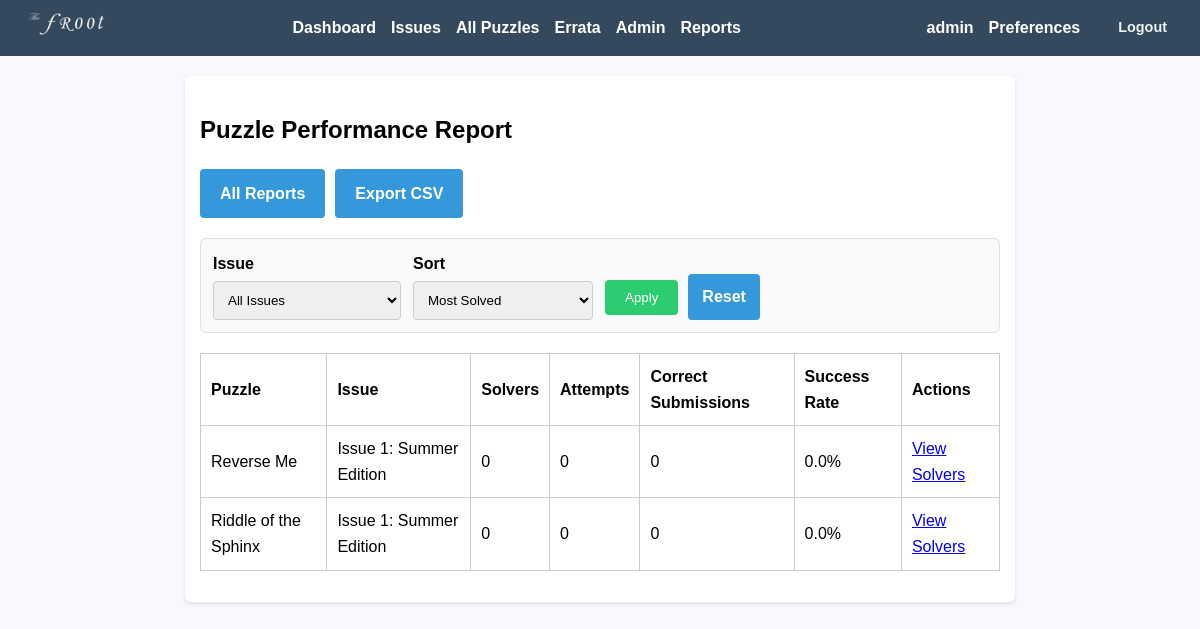
Page /admin/reports/puzzles (signed in) on the earlier database version.
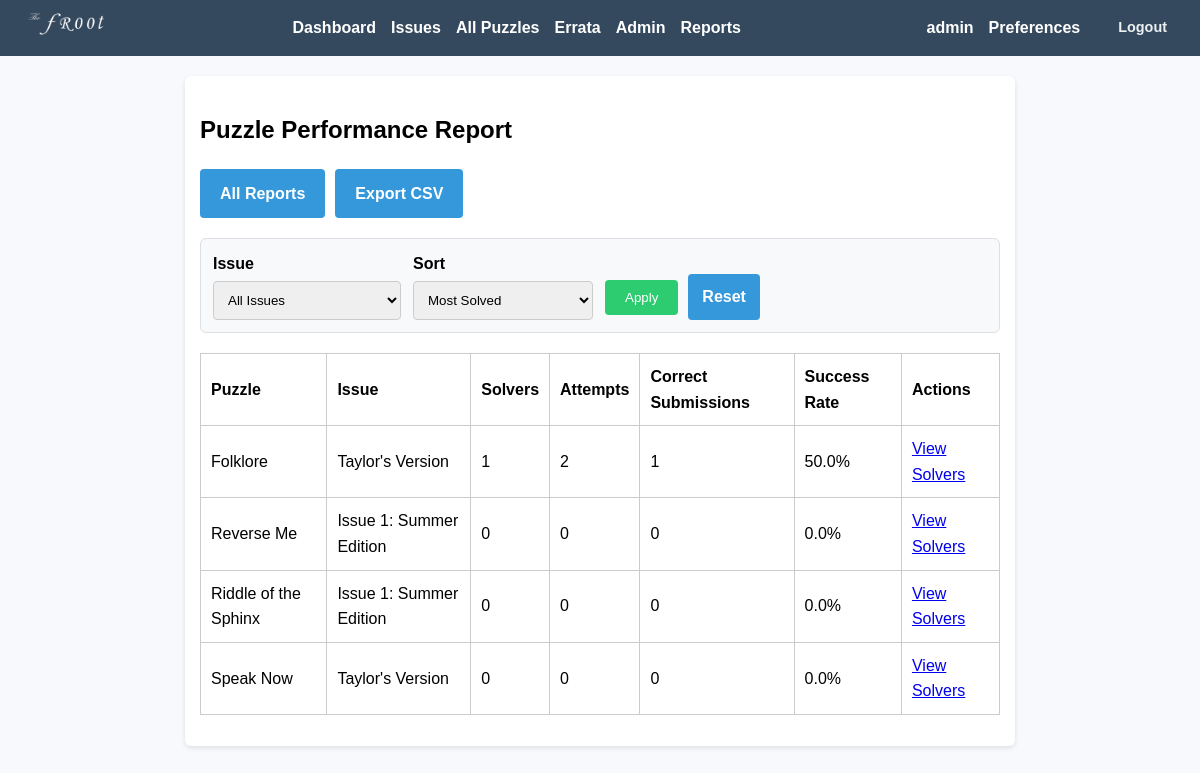
Same page on the later database version.
### app/models.py (models this page shows, shortened)
class User(UserMixin, db.Model):
    id = db.Column(db.Integer, primary_key=True)
    username = db.Column(db.String(150), unique=True, nullable=False)
    email = db.Column(db.String(150), unique=True, nullable=False)
    display_name = db.Column(db.String(150), nullable=True)
    password_hash = db.Column(db.String(200), nullable=False)
    is_admin = db.Column(db.Boolean, default=False)
    email_notifications = db.Column(db.Boolean, default=True)
    notify_new_issues = db.Column(db.Boolean, default=True)
    notify_new_hints = db.Column(db.Boolean, default=True)
    submissions = db.relationship('Submission', backref='user', lazy=True)

class Puzzle(db.Model):
    id = db.Column(db.Integer, primary_key=True)
    title = db.Column(db.String(200), nullable=False)
    description = db.Column(db.Text, nullable=False)
    answer_hash = db.Column(db.String(200), nullable=False)
    correct_response = db.Column(db.Text, nullable=True)
    incorrect_response = db.Column(db.Text, nullable=True)
    created_at = db.Column(db.DateTime, default=lambda: datetime.now(timezone.utc))
    issue_id = db.Column(db.Integer, db.ForeignKey('issue.id'), nullable=True)
    hints = db.relationship('Hint', backref='puzzle', lazy=True)
    submissions = db.relationship('Submission', backref='puzzle', lazy=True)
    response_rules = db.relationship('PuzzleAnswerRule', backref='puzzle', lazy=True, cascade='all, delete-orphan')

class Issue(db.Model):
    id = db.Column(db.Integer, primary_key=True)
    title = db.Column(db.String(200), nullable=False)
    description = db.Column(db.Text, nullable=True)
    pdf_filename = db.Column(db.String(200), nullable=True)
    answer_pdf_filename = db.Column(db.String(200), nullable=True)
    available_date = db.Column(db.DateTime(timezone=True), nullable=False, default=lambda: datetime.now(timezone.utc))
    puzzles = db.relationship('Puzzle', backref='issue', lazy=True)

### app/routes.py (the view)
@admin_bp.route('/reports/puzzles')
@login_required
@admin_required
def report_puzzles():
    selected_issue_id = _parse_optional_int(request.args.get('issue_id'))
    selected_sort = request.args.get('sort', 'most_solved')
    issues = Issue.query.order_by(Issue.title.asc()).all()
    puzzle_rows = get_puzzle_report_rows(issue_id=selected_issue_id, sort=selected_sort)
    return render_template(
        'admin_report_puzzles.html',
        puzzle_rows=puzzle_rows,
        issues=issues,
        selected_issue_id=selected_issue_id,
        selected_sort=selected_sort,
    )

### app/admin_utils.py (called while the page is built)
def admin_required(f):
    @wraps(f)
    def decorated_function(*args, **kwargs):
        if not current_user.is_authenticated or not current_user.is_admin:
            abort(403)
        return f(*args, **kwargs)
    return decorated_function

### app/reporting.py (called while the page is built)
def _safe_percentage(numerator, denominator):
    if denominator <= 0:
        return 0.0
    return (numerator / denominator) * 100

### app/routes.py (called while the page is built)
def _parse_optional_int(value):
    if value in (None, "", "0"):
        return None
    try:
        return int(value)
    except (TypeError, ValueError):
        return None

### app/templates/admin_report_puzzles.html (shortened to what this page needs)
{% extends "base.html" %}
{% block content %}
<h2>Puzzle Performance Report</h2>
<div class="admin-header">
    <a href="{{ url_for('admin.reports_index') }}" class="action-btn">All Reports</a>
    <a href="{{ url_for('admin.report_puzzles_export', issue_id=selected_issue_id, sort=selected_sort) }}" class="action-btn">Export CSV</a>
</div>
<form method="get" class="report-filters">
    <div class="filter-group">
        <label for="issue_id">Issue</label>
        <select id="issue_id" name="issue_id">
            <option value="">All Issues</option>
        </select>
    </div>
    <div class="filter-group">
        <label for="sort">Sort</label>
        <select id="sort" name="sort">
            <option value="most_solved" {% if selected_sort == 'most_solved' %}selected{% endif %}>Most Solved</option>
        </select>
    </div>
    <div class="filter-actions">
        <button type="submit">Apply</button>
        <a href="{{ url_for('admin.report_puzzles') }}" class="action-btn">Reset</a>
    </div>
</form>
<table>
    <tr>
        <th>Puzzle</th>
        <th>Issue</th>
        <th>Solvers</th>
        <th>Attempts</th>
        <th>Correct Submissions</th>
        <th>Success Rate</th>
        <th>Actions</th>
    </tr>
    {% for row in puzzle_rows %}
    <tr>
        <td>{{ row.puzzle_title }}</td>
        <td>{{ row.issue_title or 'Unassigned' }}</td>
        <td>{{ row.solve_count }}</td>
        <td>{{ row.attempt_count }}</td>
        <td>{{ row.correct_submission_count }}</td>
        <td>{{ "%.1f"|format(row.success_rate) }}%</td>
        <td><a href="{{ url_for('admin.report_puzzle_detail', puzzle_id=row.puzzle_id) }}">View Solvers</a></td>
    </tr>
    {% endfor %}
</table>
{% endblock %}

### app/templates/base.html (shortened to what this page needs)
<!DOCTYPE html>
<html>
<head>
    <link rel="stylesheet" href="{{ url_for('static', filename='style.css') }}">
</head>
<body>
  <nav>
    <div class="nav-content">
      <div class="nav-logo">
        <img src="{{ url_for('static', filename='img/logo.png') }}" alt="Logo">
      </div>
      <div class="nav-links">
        {% if current_user.is_authenticated %}
            <a href="{{ url_for('puzzle.user_dashboard') }}">Dashboard</a>
            <a href="{{ url_for('puzzle.list_issues') }}">Issues</a>
            <a href="{{ url_for('puzzle.list_puzzles') }}">All Puzzles</a>
            <a href="{{ url_for('puzzle.errata_list') }}">Errata</a>
            {% if current_user.is_admin %}
                <a href="{{ url_for('admin.dashboard') }}">Admin</a>
                <a href="{{ url_for('admin.reports_index') }}">Reports</a>
            {% endif %}
        {% else %}
            <a href="{{ url_for('main.index') }}">Home</a>
            <a href="{{ url_for('puzzle.errata_list') }}">Errata</a>
            <a href="{{ url_for('auth.login') }}">Login</a>
            <a href="{{ url_for('auth.register') }}">Register</a>
        {% endif %}
      </div>
      {% if current_user.is_authenticated %}
        <div class="user-profile">
          <div class="user-info">
            <span class="user-name">{{ current_user.username }}</span>
            <a href="{{ url_for('auth.preferences') }}" class="preferences-link">Preferences</a>
            <a href="{{ url_for('auth.logout') }}" class="logout-link">Logout</a>
          </div>
        </div>
      {% endif %}
    </div>
</nav>
  <div class="container">
        {% block content %}{% endblock %}
    </div>
</body>
</html>

### app/static/style.css (style rules this page uses)
body { font-family: Arial, sans-serif; background-color: #f7f9fc; margin: 0; padding: 0; line-height: 1.6; }
nav { background-color: #34495e; padding: 10px; color: white; }
.nav-content { display: flex; justify-content: space-between; align-items: center; gap: 20px; }
.nav-links { display: flex; align-items: center; }
nav a { color: white; margin-right: 15px; text-decoration: none; font-weight: bold; }
.nav-logo img { height: 28px; width: auto; }
.user-profile { display: flex; align-items: center; }
.user-info { display: flex; align-items: center; gap: 15px; }
.user-name { color: white; font-weight: bold; }
.logout-link { color: #ecf0f1; text-decoration: none; font-size: 0.9em; padding: 4px 8px; border-radius: 4px; transition: background-color 0.3s ease; }
.container { max-width: 800px; margin: 20px auto; padding: 15px; background-color: white; border-radius: 6px; box-shadow: 0 2px 5px rgba(0, 0, 0, 0.1); }
table { width: 100%; border-collapse: collapse; margin: 1em 0; }
table, th, td { border: 1px solid #ccc; }
th, td { padding: 10px; text-align: left; }
form input[type="text"], form textarea, form input[type="email"], form input[type="password"], form select { width: 100%; padding: 10px; margin-bottom: 10px; border: 1px solid #ccc; border-radius: 4px; }
form input[type="submit"], form button { padding: 10px 20px; background-color: #2ecc71; color: white; border: none; border-radius: 4px; cursor: pointer; }
.action-btn { display: inline-block; padding: 12px 20px; background-color: #3498db; color: white; text-decoration: none; border-radius: 4px; text-align: center; font-weight: bold; transition: background-color 0.3s; }
.admin-header { margin-bottom: 20px; display: flex; gap: 10px; align-items: center; }
.report-filters { display: flex; flex-wrap: wrap; gap: 12px; align-items: end; margin: 15px 0 20px 0; padding: 12px; border: 1px solid #dcdfe3; border-radius: 6px; background: #f8f9fa; }
.filter-group { display: flex; flex-direction: column; min-width: 180px; }
.filter-group label { font-weight: 600; margin-bottom: 4px; }
.filter-group select { margin-bottom: 0; }
.filter-actions { display: flex; gap: 10px; align-items: center; }
.filter-actions .action-btn { padding: 10px 14px; }

Differences in the rows shown:
added Puzzle: puzzle_title "Folklore", title "Taylor's Version", solve_count "1", attempt_count "2", correct_submission_count "1", success_rate "50.0"
added Puzzle: puzzle_title "Speak Now", title "Taylor's Version", solve_count "0", attempt_count "0", correct_submission_count "0", success_rate "0.0"
